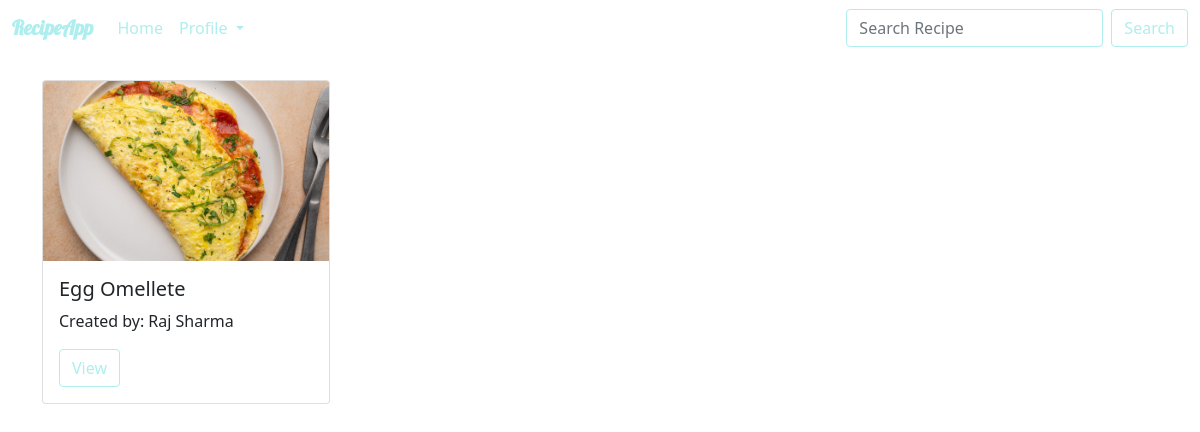
Screenshot of /users/home (signed in) with the database file from the repository.
### recipes/models.py (models this page shows, shortened)
class recipe(models.Model):
    recipe_name = models.CharField(max_length=120)
    ingredient = models.CharField(max_length=600)
    category = models.CharField(max_length=120)
    recipe_pic = models.ImageField(upload_to="images")
    How_to_make = models.CharField(max_length=600)
    created_by = models.ForeignKey(to=User,on_delete=models.CASCADE)

### users/views.py (the view)
# urls.py: path('home',views.UserHome.as_view(),name="userhome"),
class UserHome(TemplateView):
    model = Profile
    template_name = 'home/home.html'
    context = {}
    def get_object(self,user):
        return Profile.objects.get(user=user)
    def get(self,request,*args,**kwargs):
        user = request.user.id
        if user:
            data = recipe.objects.filter(~Q(created_by=user))
            self.context['data'] = data
            try:
                profile = self.get_object(user)
                self.context['profile'] = 'pro_exist'
                return render(request,self.template_name,self.context)
            except Exception:
                return render(request,self.template_name, self.context)
        return redirect('home')

### home/templates/home/home.html (shortened to what this page needs)
<!DOCTYPE html>
<html lang="en">
<head>
    <link href="https://cdn.jsdelivr.net/npm/bootstrap@5.0.0-beta3/dist/css/bootstrap.min.css" rel="stylesheet">
    {% load static %}
    <link rel="stylesheet" href="{% static 'home/css/home.css' %}">
</head>
<body>
{% include 'home/nav.html' %}
{% include 'home/card.html' %}
</body>
</html>

### home/templates/home/card.html
<div class="container">
  <div class="row row-cols-1 row-cols-md-3 g-4">
  {% for obj in data %}
    {% if obj.created_by == request.user %}
      <div class="col-3">
        <div class="card h-100" style="width: 18rem;">
          <img src="/{{obj.recipe_pic}}" class="card-img-top" alt="...">
          <div class="card-body">
            <h5 class="card-title">{{obj.recipe_name}}</h5>
            <p class="card-text">Created by: {{obj.created_by.first_name}} {{obj.created_by.last_name}}</p>
            <a href="{% url 'viewrecipe' obj.pk %}" class="btn btn-outline-success" id="bt1">View</a>
            <a href="{% url 'editrecipe' obj.pk %}" class="btn btn-outline-success" id="bt2">Edit</a>
            <a href="{% url 'deleterecipe' obj.pk %}" class="btn btn-outline-success" id="bt3">Delete</a>
          </div>
        </div>
      </div>
    {% else %}
      <div class="col-3">
        <div class="card h-100" style="width: 18rem;">
          <img src="/{{obj.recipe_pic}}" class="card-img-top" alt="...">
          <div class="card-body">
            <h5 class="card-title">{{obj.recipe_name}}</h5>
            <p class="card-text">Created by: {{obj.created_by.first_name}} {{obj.created_by.last_name}}</p>
            <a href="{% url 'viewrecipe' obj.id %}" class="btn btn-outline-success" id="bt">View</a>
          </div>
        </div>
      </div>
    {% endif %}
  {% endfor %}
  </div>
</div>

### home/static/home/css/home.css (style rules this page uses)
.container { position: relative; padding-top:2% }
.btn-outline-success, .btn-outline-success:focus, .btn-outline-success:active, .btn-outline-success:hover { color: #AFEEEE!important ; border-color: #AFEEEE!important; }
.card-img-top { width: 100%; height: 15vw; object-fit: cover; }

### rows the page displays
recipe: recipe_pic (picture), recipe_name "Egg Omellete", created_by.first_name "Raj", created_by.last_name "Sharma"
